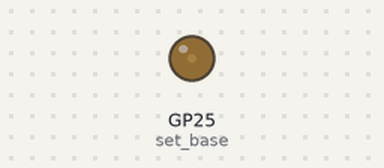
The program below on a simulated Raspberry Pi Pico running MicroPython. On the bench: output pins drawn as LEDs (lit = HIGH).

Above: at 0.05 s.
At 2.5 s:
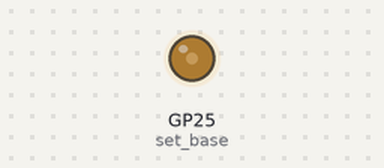
At 5.0 s:
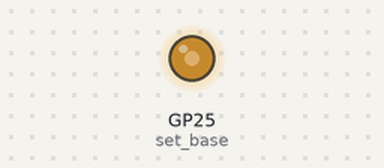
Timing chart, 0 to 6.5 s (numbered marks = the images above):
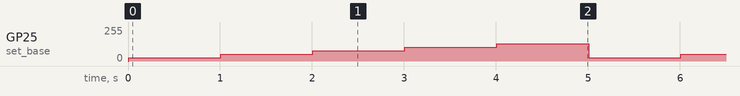

The program:

PWM-test1.py
```python
import rp2
import utime
from machine import Pin

@rp2.asm_pio(set_init=rp2.PIO.OUT_LOW)
def pwm_10():
    set(pins, 1) [9]
    set(pins, 0) [19]
    nop() [19]
    nop() [19]
    nop() [19]
    nop() [9]

@rp2.asm_pio(set_init=rp2.PIO.OUT_LOW)
def pwm_20():
    set(pins, 1) [19]
    set(pins, 0) [19]
    nop() [19]
    nop() [19]
    nop() [19]

@rp2.asm_pio(set_init=rp2.PIO.OUT_LOW)
def pwm_30():
    set(pins, 1) [19]
    nop() [9]
    set(pins, 0) [19]
    nop() [19]
    nop() [19]
    nop() [9]

@rp2.asm_pio(set_init=rp2.PIO.OUT_LOW)
def pwm_40():
    set(pins, 1) [19]
    nop() [19]
    set(pins, 0) [19]
    nop() [19]
    nop() [19]

@rp2.asm_pio(set_init=rp2.PIO.OUT_LOW)
def pwm_50():
    set(pins, 1) [19]
    nop() [19]
    nop() [9]
    set(pins, 0) [19]
    nop() [19]
    nop() [9]

while True:
    sm = rp2.StateMachine(0, pwm_10, freq=20000, set_base=Pin(25))
    sm.active(1)
    utime.sleep(1)
    sm.active(0)

    sm = rp2.StateMachine(0, pwm_20, freq=20000, set_base=Pin(25))
    sm.active(1)
    utime.sleep(1)
    sm.active(0)

    sm = rp2.StateMachine(0, pwm_30, freq=20000, set_base=Pin(25))
    sm.active(1)
    utime.sleep(1)
    sm.active(0)

    sm = rp2.StateMachine(0, pwm_40, freq=20000, set_base=Pin(25))
    sm.active(1)
    utime.sleep(1)
    sm.active(0)

    sm = rp2.StateMachine(0, pwm_50, freq=20000, set_base=Pin(25))
    sm.active(1)
    utime.sleep(1)
    sm.active(0)
```

Measured:
- by itself, GP25 (set_base): repeats every 5.0 s: 51/255 1.0 s, 77/255 1.0 s, 102/255 1.0 s, 128/255 1.0 s, 26/255 1.0 s
